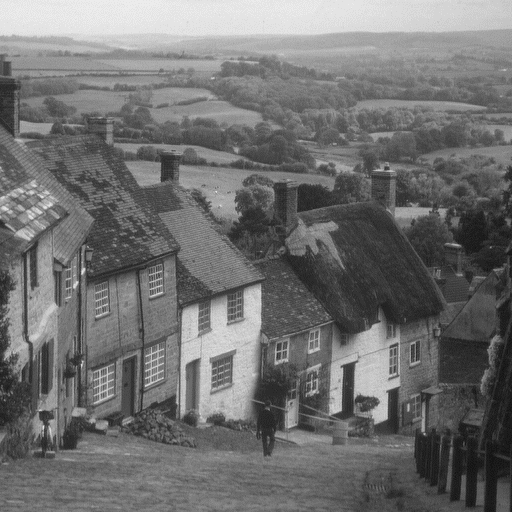
#> input picture goldhill.bmp, 512 x 512 px
$ jupyter execute --allow-errors Image_segmentation.ipynb
#> lines starting #> are read from the running program, lines starting #| are printed output that depends on the picture
[cell 1]
# Loading required libraries
import numpy as np
import matplotlib.pyplot as plt
import cv2 as cv

[cell 2]
img1 = cv.imread("goldhill.bmp", cv.IMREAD_GRAYSCALE)
#> img1 is the input picture: shape (512, 512); min 20, max 236, mean 112.2
img2 = cv.imread("peppers.tif")
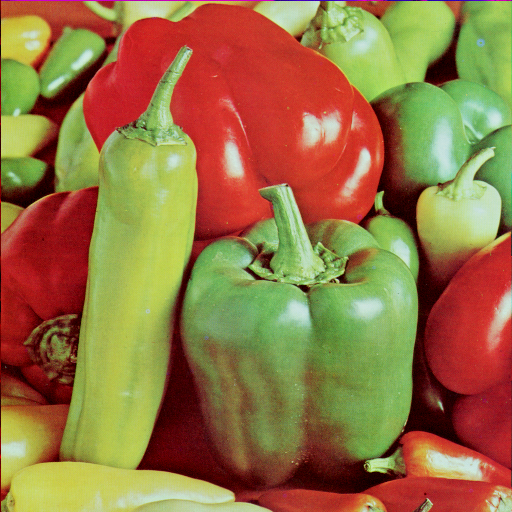
#> input picture peppers.tif, 512 x 512 px
#> img2 is the input picture: shape (512, 512, 3); mean B, G, R 66.5, 115.6, 149.8

[cell 3]
plt.imshow(img1, cmap= "gray")

#> (a cell that did not finish here is left out)

[cell 5]
plt.imshow(img2)
img2.shape
#> Out = (512, 512, 3)

[cell 6]
# Reshaping the image into a 2D array of pixels and 3 color values (RGB)
pixel_vals = img2.reshape((-1,3)) # numpy reshape operation -1 unspecified
print(pixel_vals.shape)
#| (262144, 3)
# Convert to float type only for supporting cv2.kmean
pixel_vals = np.float32(pixel_vals)

[cell 7]
#criteria
criteria = (cv.TERM_CRITERIA_EPS + cv.TERM_CRITERIA_MAX_ITER, 100, 0.85)

# Choosing number of cluster
k = 4

retval, labels, centers = cv.kmeans(pixel_vals, k, None, criteria, 10, cv.KMEANS_RANDOM_CENTERS)
#> retval = 434737729.1; centers = [[40.87, 48.99, 185.1], [116.7, 200.6, 178.5], [13.35, 17, 80.57], [72.87, 153.8, 124.8]]

# convert data into 8-bit values
centers = np.uint8(centers)
#> centers = [[40, 48, 185], [116, 200, 178], [13, 16, 80], [72, 153, 124]]

segmented_data = centers[labels.flatten()] # Mapping labels to center points( RGB Value)

# reshape data into the original image dimensions
segmented_image = segmented_data.reshape((img2.shape))
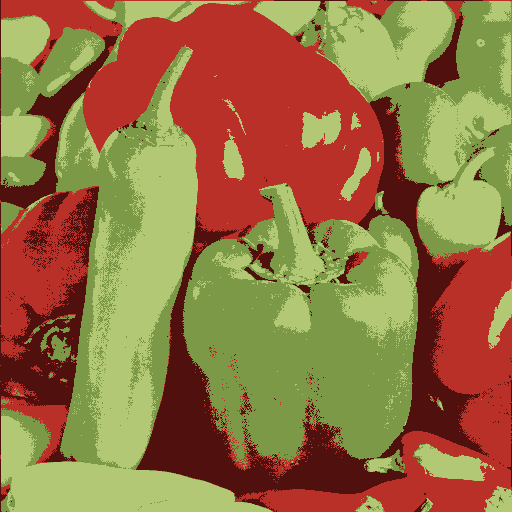
#> segmented_image: shape (512, 512, 3); mean B, G, R 65.8, 114.8, 149.3

plt.imshow(segmented_image)
